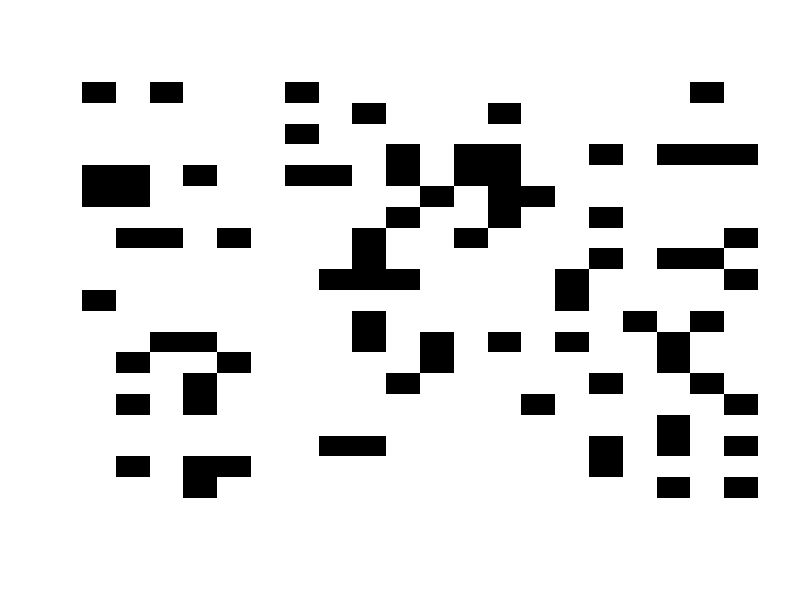
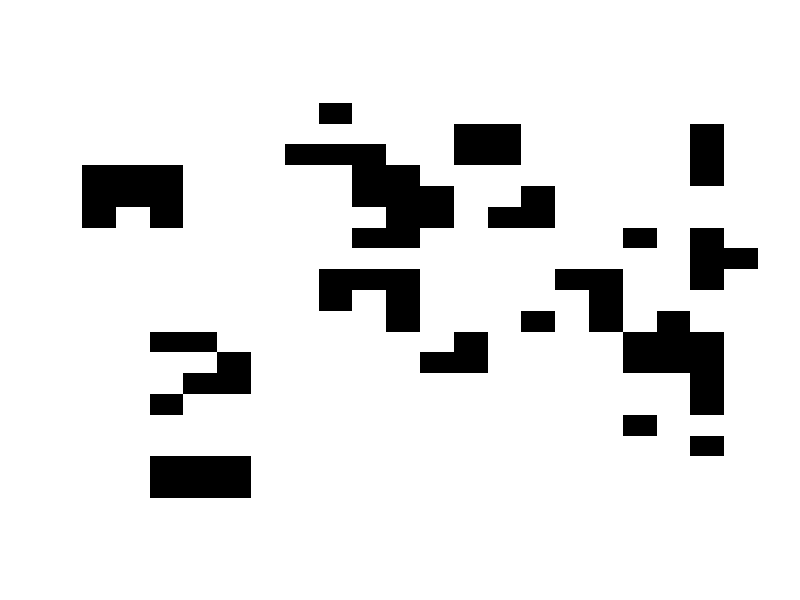
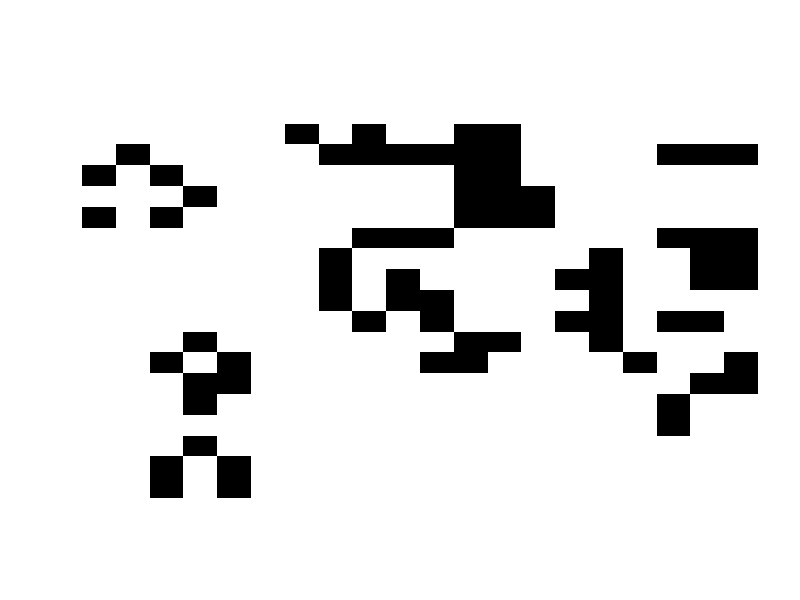
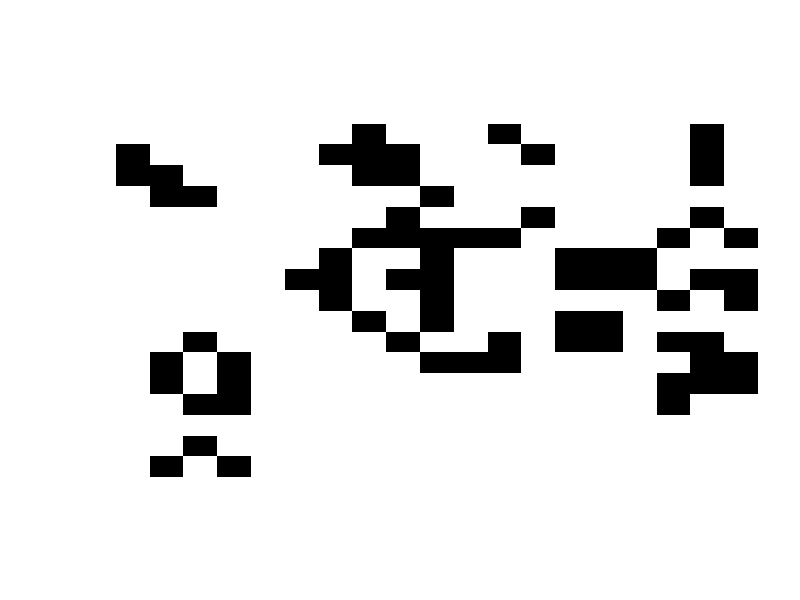
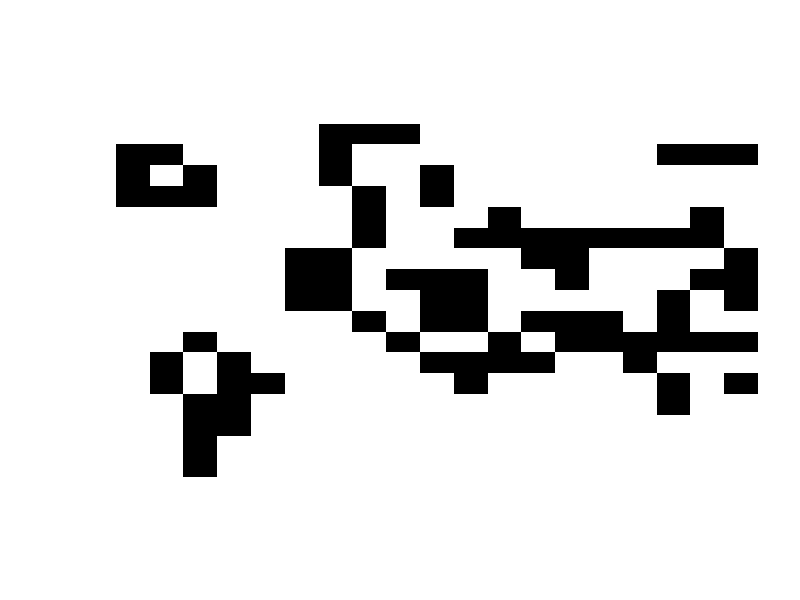
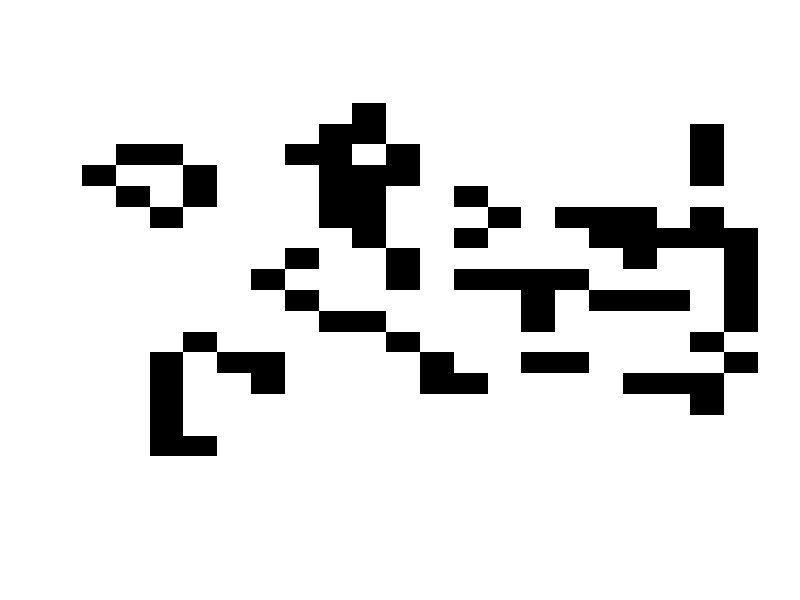
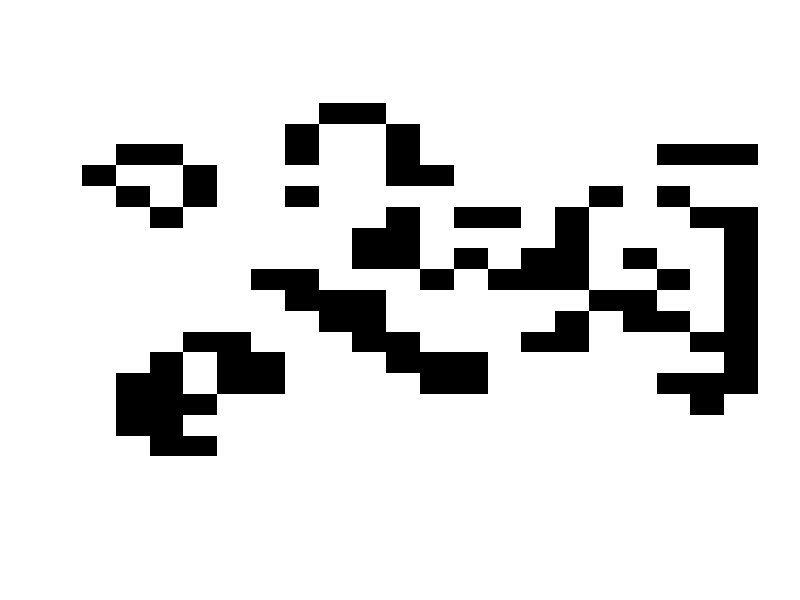
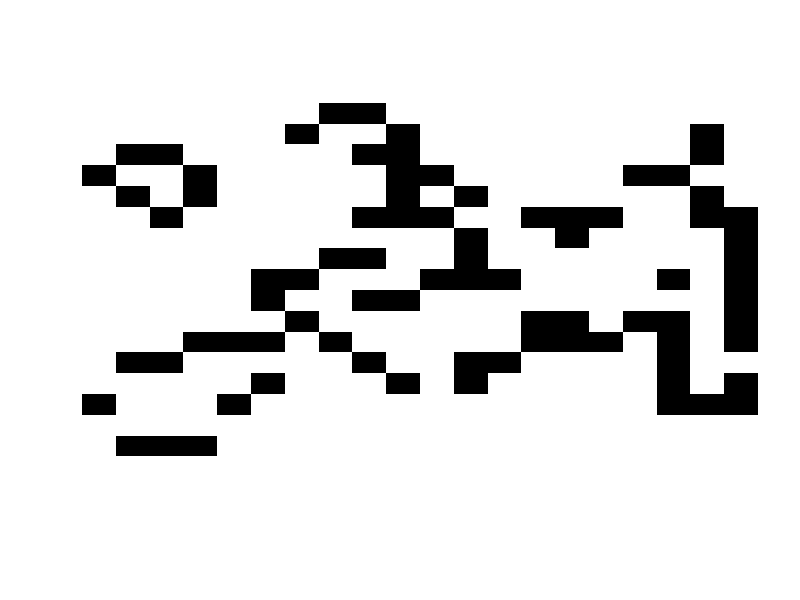

These figures' R source, in order: (Note: a time limit stopped this script after it produced the figures.)
# Conway's Game of Life in R
# This program simulates Conway's Game of Life on a grid.

# Function to initialize the grid with a random pattern
initialize_grid <- function(rows, cols) {
  grid <- matrix(sample(c(0, 1), rows * cols, replace = TRUE, prob = c(0.8, 0.2)), nrow = rows, ncol = cols)
  return(grid)
}

# Function to count live neighbors of a cell
count_live_neighbors <- function(grid, r, c) {
  rows <- nrow(grid)
  cols <- ncol(grid)
  
  # Define the relative positions of the 8 neighbors
  neighbors <- expand.grid(c(-1, 0, 1), c(-1, 0, 1))
  neighbors <- neighbors[!(neighbors[, 1] == 0 & neighbors[, 2] == 0), ]
  
  # Count live neighbors
  live_neighbors <- 0
  for (i in 1:nrow(neighbors)) {
    nr <- r + neighbors[i, 1]
    nc <- c + neighbors[i, 2]
    
    if (nr > 0 && nr <= rows && nc > 0 && nc <= cols) {
      live_neighbors <- live_neighbors + grid[nr, nc]
    }
  }
  
  return(live_neighbors)
}

# Function to update the grid for the next generation
update_grid <- function(grid) {
  rows <- nrow(grid)
  cols <- ncol(grid)
  new_grid <- grid
  
  for (r in 1:rows) {
    for (c in 1:cols) {
      live_neighbors <- count_live_neighbors(grid, r, c)
      
      # Apply the rules of the Game of Life
      if (grid[r, c] == 1) {
        # Rule 1: A live cell with fewer than 2 or more than 3 live neighbors dies
        if (live_neighbors < 2 || live_neighbors > 3) {
          new_grid[r, c] <- 0
        }
      } else {
        # Rule 3: A dead cell with exactly 3 live neighbors becomes alive
        if (live_neighbors == 3) {
          new_grid[r, c] <- 1
        }
      }
    }
  }
  
  return(new_grid)
}

# Function to display the grid
display_grid <- function(grid) {
  image(t(apply(grid, 2, rev)), col = c("white", "black"), axes = FALSE)
}

# Main simulation
simulate_game_of_life <- function(rows, cols, generations) {
  # Initialize the grid
  grid <- initialize_grid(rows, cols)
  
  # Run the simulation
  for (generation in 1:generations) {
    cat("Generation:", generation, "\n")
    display_grid(grid)
    Sys.sleep(0.5)  # Pause for a short time
    grid <- update_grid(grid)
  }
}

# Run the Game of Life
simulate_game_of_life(rows = 20, cols = 20, generations = 500)
